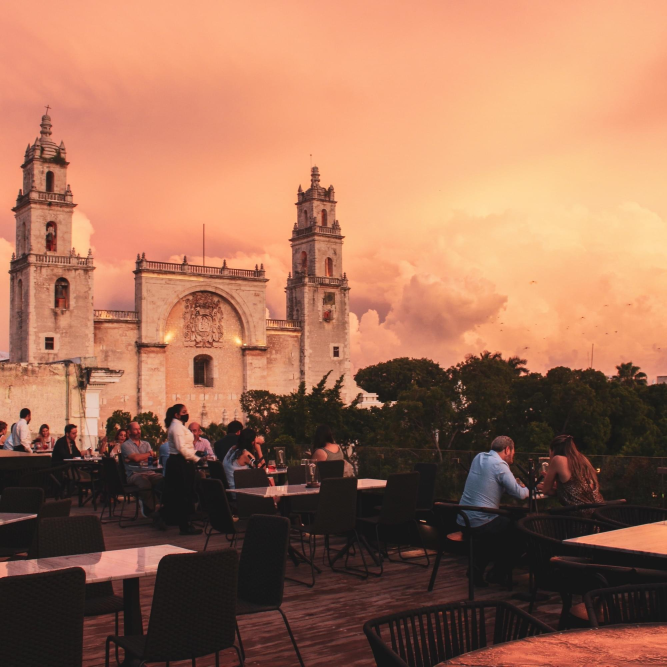
#> input picture picheta/_source/full/terraza-atardecer.jpg, 2000 x 2000 px, found by its file name (shown at 1/3 size)
$ python images.py ../_source/full/terraza-atardecer.jpg
#> lines starting #> are read from the running program, lines starting #| are printed output that depends on the picture
#!/usr/bin/env python3
"""Genera las variantes web de las fotografías (AVIF + JPEG en varios anchos) y sus metadatos.

Uso:  python3 scripts/images.py <carpeta-con-los-originales>

- Originales: las fotos del sitio oficial de Picheta a resolución completa (ver README, "Fotografías").
- Salida: public/img/<id>-<ancho>.avif|.jpg  y  src/data/photoMeta.json (dimensiones, anchos, color medio).
- El vídeo de la terraza se procesa aparte con scripts/video.sh.
"""
import json
import sys
from pathlib import Path

from PIL import Image, ImageOps

ROOT = Path(__file__).resolve().parent.parent
OUT = ROOT / 'public' / 'img'
META = ROOT / 'src' / 'data' / 'photoMeta.json'

# id en la web → archivo original (nombres de la descarga del sitio oficial)
PHOTOS = {
    'terraza-atardecer': 'terraza-atardecer.jpg',
    'terraza-panoramica': 'terraza-panoramica.jpg',
    'salon-boveda': 'salon-boveda.jpg',
    'salon-piedra': 'salon-piedra.jpg',
    'balcon': 'balcon.jpg',
    'sala-privada': 'sala-privada.jpg',
    'catedral-calle': 'catedral-calle.jpg',
    'terraza-flores': 'terraza-flores.jpg',
    'terraza-mesa': 'terraza-mesa.jpg',
    'terraza-servicio': 'terraza-servicio.jpg',
    'terraza-barra-noche': 'terraza-barra-noche.jpg',
    'terraza-plato': 'terraza-plato.png',
    'terraza-brindis': 'terraza-brindis.jpg',
    'cocina-manos': 'cocina-manos.jpg',
    'maiz': 'maiz.jpg',
    'plato-salmon': 'plato-salmon.jpg',
    'cocinero': 'cocinero.jpg',
    'ingredientes': 'ingredientes.jpg',
    'platos-mesa': 'platos-mesa.jpg',
    'piedra-textura': 'piedra-textura.jpg',
    # fotogramas del vídeo oficial (scripts/video.sh los extrae)
    'barra-noche': 'video-barra-noche.png',
    'aereo-merida': 'video-aereo.png',
}

AVIF_WIDTHS = (640, 1080, 1600, 2000)
JPEG_WIDTHS = (1080, 1600)


def main(src_dir: Path) -> None:
    OUT.mkdir(parents=True, exist_ok=True)
    meta = {}
    for pid, name in PHOTOS.items():
        src = src_dir / name
        if not src.exists():
            print('FALTA', src)
            continue
        im = ImageOps.exif_transpose(Image.open(src)).convert('RGB')
#> im is the input picture: PIL image 2000x2000 RGB; mean R, G, B 160.8, 111.6, 87.1
        w, h = im.size
#> w = 2000; h = 2000
        widths = sorted({min(x, w) for x in AVIF_WIDTHS})
#> widths = [640, 1080, 1600, 2000]
        for x in widths:
            r = im if x == w else im.resize((x, round(h * x / w)), Image.LANCZOS)
            r.save(OUT / f'{pid}-{x}.avif', 'AVIF', quality=58, speed=4)
#> this loop made 1 pass
#> pass 1, in main, `r = im if x == w else im.resize((x, round(h * x / w)), Image.LANCZOS)`:
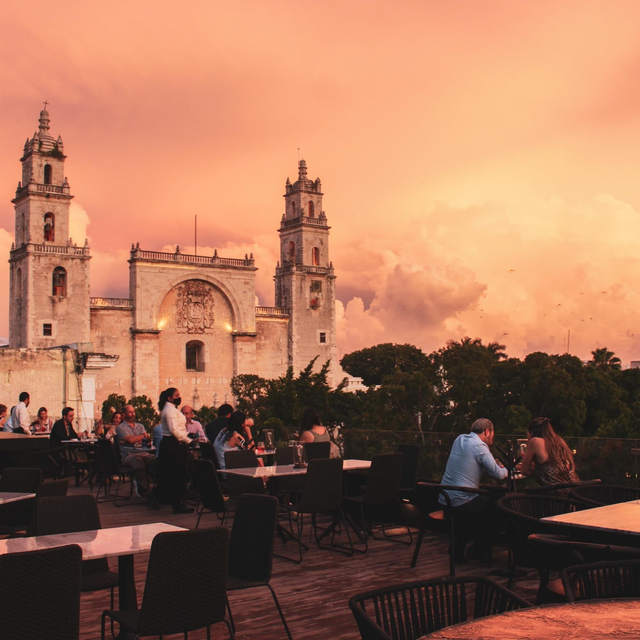
#> r: PIL image 640x640 RGB; mean R, G, B 160.8, 111.6, 87.1
        jpeg_widths = sorted(set(min(x, w) for x in JPEG_WIDTHS))
        for x in jpeg_widths:
            r = im if x == w else im.resize((x, round(h * x / w)), Image.LANCZOS)
            r.save(OUT / f'{pid}-{x}.jpg', 'JPEG', quality=80, optimize=True, progressive=True)
        avg = im.resize((1, 1), Image.LANCZOS).getpixel((0, 0))
        meta[pid] = {
            'width': w,
            'height': h,
            'widths': widths,
            'jpeg': jpeg_widths,
            'color': '#%02x%02x%02x' % tuple(avg),
        }
        size = sum((OUT / f'{pid}-{x}.avif').stat().st_size for x in widths) // 1024
        print(f'{pid:22s} {w}x{h}  avif {widths}  jpeg {jpeg_widths}  ({size} KB avif)')
    META.write_text(json.dumps(meta, indent=2) + '\n')


if __name__ == '__main__':
    if len(sys.argv) != 2:
        sys.exit(__doc__)
#> (the run stopped early here; a loop or call above may not have finished)

$ run again, with picheta/_source/full/plato-cordero.jpg copied over picheta/_source/full/terraza-atardecer.jpg
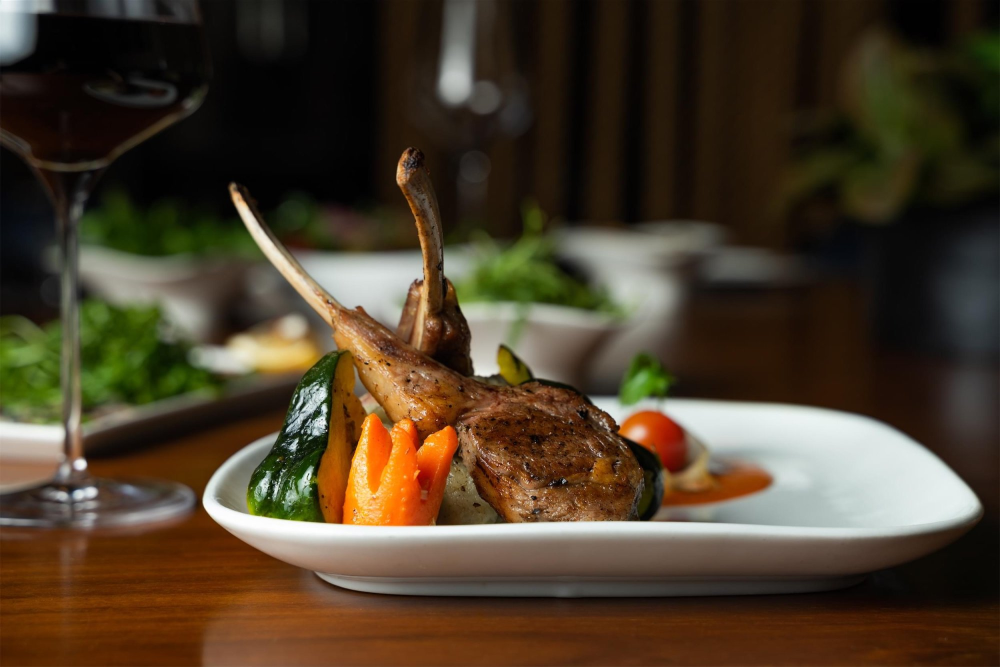
#> input picture picheta/_source/full/plato-cordero.jpg, 2000 x 1333 px, found by its file name (shown at 1/2 size)
#> in main, im is the input picture: PIL image 2000x1333 RGB; mean R, G, B 75.3, 61, 42.1
#> the loop in main, `for x in widths:` made 1 pass
#> pass 1, in main, `r = im if x == w else im.resize((x, round(h * x / w)), Image.LANCZOS)`:
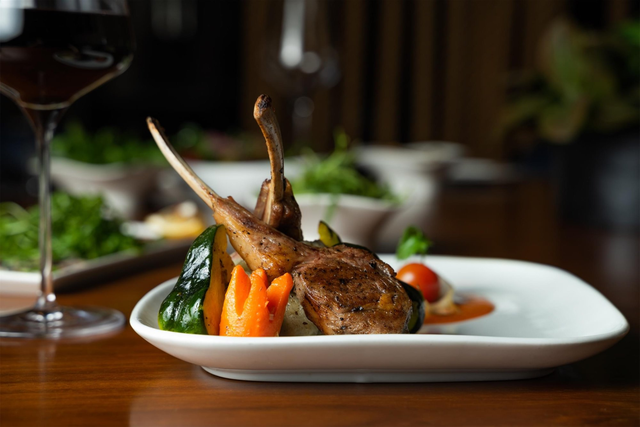
#> r: PIL image 640x427 RGB; mean R, G, B 75.3, 61, 42.1

$ run again, with picheta/_source/full/plato-ensalada.jpg copied over picheta/_source/full/terraza-atardecer.jpg
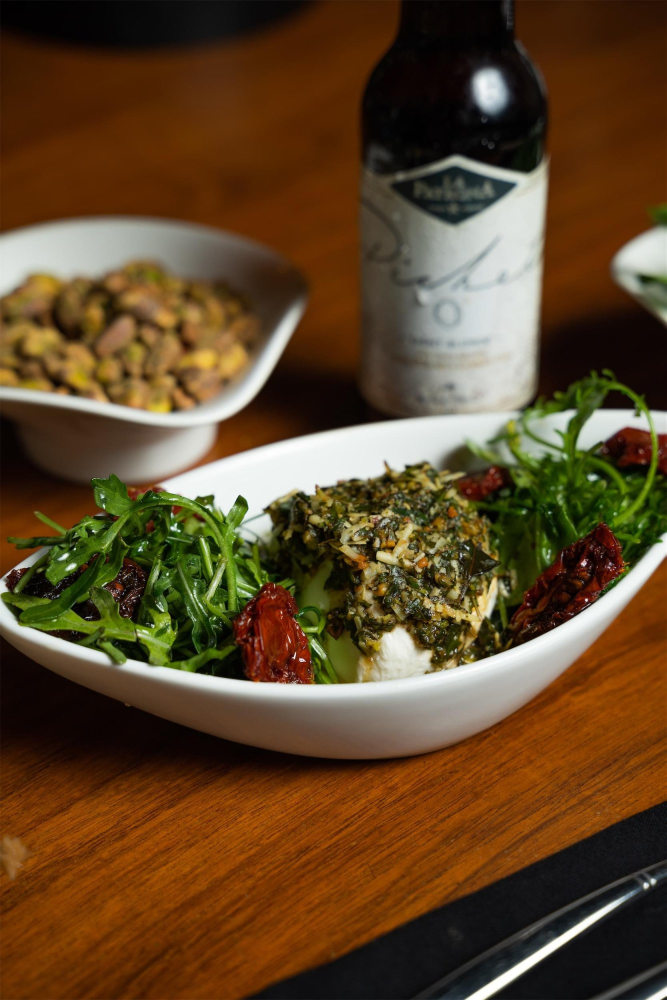
#> input picture picheta/_source/full/plato-ensalada.jpg, 1333 x 2000 px, found by its file name (shown at 1/2 size)
#> in main, im is the input picture: PIL image 1333x2000 RGB; mean R, G, B 95.9, 70.5, 40.6
#> the loop in main, `for x in widths:` made 1 pass
#> pass 1, in main, `r = im if x == w else im.resize((x, round(h * x / w)), Image.LANCZOS)`:
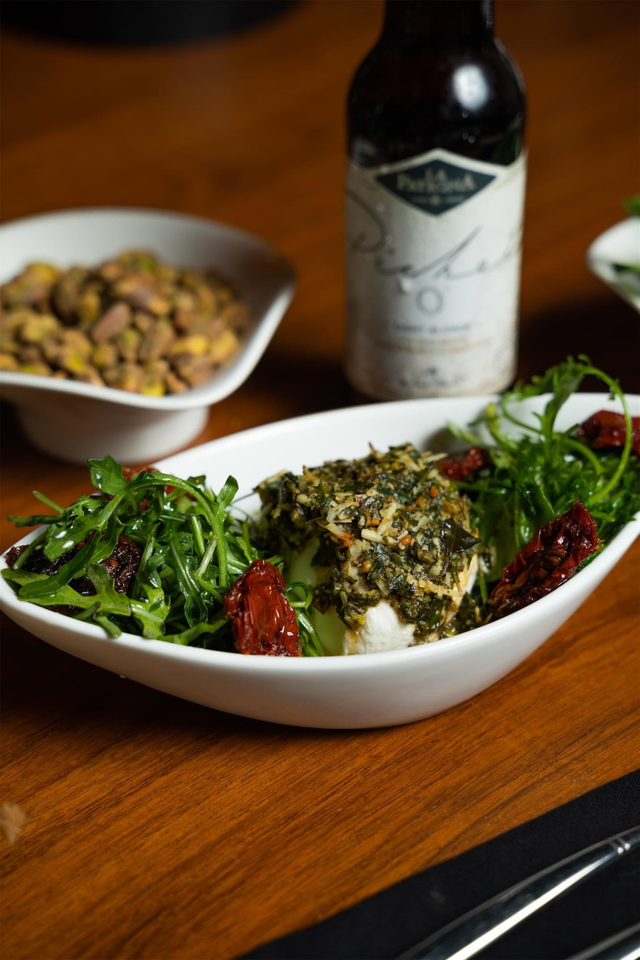
#> r: PIL image 640x960 RGB; mean R, G, B 95.9, 70.5, 40.6
